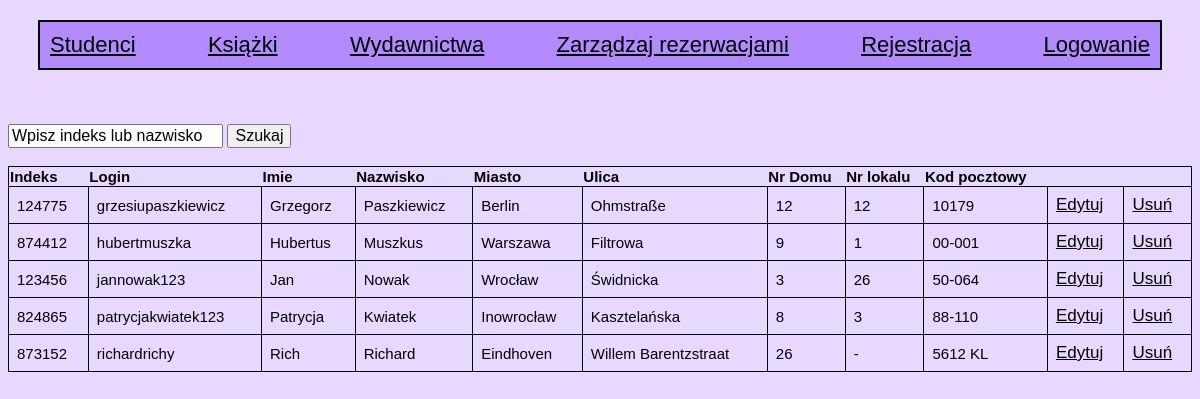
The page / on the database its author committed.
### tables this page shows
CREATE TABLE studenci (
id_student INT(10) NOT NULL AUTO_INCREMENT,
login VARCHAR(30) NOT NULL UNIQUE,
haslo VARCHAR(40) NOT NULL,
indeks INT(6) DEFAULT NULL,
imie VARCHAR(20) DEFAULT NULL,
nazwisko VARCHAR(30) DEFAULT NULL,
miasto VARCHAR(20) DEFAULT NULL,
ulica VARCHAR(30) DEFAULT NULL,
nr_domu VARCHAR(10) DEFAULT NULL,
nr_lokalu VARCHAR(10) DEFAULT NULL,
kod_pocztowy VARCHAR(10) DEFAULT NULL,
PRIMARY KEY (id_student)
);

### index.php (the view, shortened to what this page needs)
<?php
include 'widok.php';
?>
<!DOCTYPE html>
<html lang="pl"><head>
<link rel="stylesheet" href="style.css"?v<?php echo time();?>">
</head>
<body>
<br><br>
<?php
require_once "dodatkowe.php";
$q = "SELECT * FROM studenci order by imie";
$result = mysqli_query($link, $q) or die($link->error);
?>
<br>
<form action="szukaj_studenta.php" method="POST">
		<input type="text" name="search" value="Wpisz indeks lub nazwisko">
		<input type="submit" value="Szukaj"></form><br><br>
<div>
	<table id="studenttable">
		<thead>
			<tr>
				<th>Indeks</th>
				<th>Login</th>
				<th>Imie</th>
				<th>Nazwisko</th>
				<th>Miasto</th>
				<th>Ulica</th>
				<th>Nr Domu</th>
				<th>Nr lokalu</th>
				<th>Kod pocztowy</th>
			</tr>
		</thead>
		<?php
			while ($row = $result->fetch_assoc()): ?>
		<tr>
			<td><?php echo $row['indeks']; ?></td>
			<td><?php echo $row['login']; ?></td>
			<td><?php echo $row['imie']; ?></td>
			<td><?php echo $row['nazwisko']; ?></td>
			<td><?php echo $row['miasto']; ?></td>
			<td><?php echo $row['ulica']; ?></td>
			<td><?php echo $row['nr_domu']; ?></td>
			<td><?php echo $row['nr_lokalu']; ?></td>
			<td><?php echo $row['kod_pocztowy']; ?></td>
			<td><?php echo "<a class=\"tytul\" href=\"edytuj_studenta.php?id_student={$row['id_student']}\">Edytuj</a>" ?></td>
			<td><?php echo "<a class=\"tytul\" href=\"usun_studenta.php?id_student={$row['id_student']}\">Usuń</a>" ?></td>
		</tr>
		<?php endwhile; ?>
	</table>
</div>
</body>
</html>

### style.css (style rules this page uses)
body { background-color: #e8d8ff; font-family: arial, sans-serif; }
table { font-family: arial, sans-serif; border-collapse: collapse; width: 100%; justify-content: space-between; }
thead,tr, td { border: 1px solid black; text-align: left; padding: 8px; font-size: 15px; }
a { color: black; font-size: 17px; }
input { font-size: 16px; }
form { display: inline; }

### rows shown on the page
studenci: indeks "124775", login "grzesiupaszkiewicz", imie "Grzegorz", nazwisko "Paszkiewicz", miasto "Berlin", ulica "Ohmstraße", nr_domu "12", nr_lokalu "12", kod_pocztowy "10179"
studenci: indeks "874412", login "hubertmuszka", imie "Hubertus", nazwisko "Muszkus", miasto "Warszawa", ulica "Filtrowa", nr_domu "9", nr_lokalu "1", kod_pocztowy "00-001"
studenci: indeks "123456", login "jannowak123", imie "Jan", nazwisko "Nowak", miasto "Wrocław", ulica "Świdnicka", nr_domu "3", nr_lokalu "26", kod_pocztowy "50-064"
studenci: indeks "824865", login "patrycjakwiatek123", imie "Patrycja", nazwisko "Kwiatek", miasto "Inowrocław", ulica "Kasztelańska", nr_domu "8", nr_lokalu "3", kod_pocztowy "88-110"
studenci: indeks "873152", login "richardrichy", imie "Rich", nazwisko "Richard", miasto "Eindhoven", ulica "Willem Barentzstraat", nr_domu "26", nr_lokalu "-", kod_pocztowy "5612 KL"
